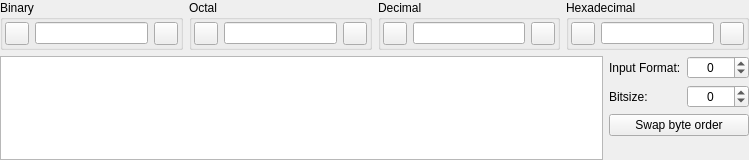
<?xml version="1.0" encoding="UTF-8"?>
<ui version="4.0">
 <class>NumbersWidget</class>
 <widget class="QWidget" name="NumbersWidget">
  <property name="geometry">
   <rect>
    <x>0</x>
    <y>0</y>
    <width>749</width>
    <height>160</height>
   </rect>
  </property>
  <property name="windowTitle">
   <string>Numbers Formats</string>
  </property>
  <layout class="QGridLayout" name="gridLayout_2">
   <property name="leftMargin">
    <number>0</number>
   </property>
   <property name="topMargin">
    <number>0</number>
   </property>
   <property name="rightMargin">
    <number>0</number>
   </property>
   <property name="bottomMargin">
    <number>0</number>
   </property>
   <item row="0" column="0" colspan="2">
    <layout class="QHBoxLayout" name="horizontalLayout_6">
     <item>
      <widget class="QGroupBox" name="binaryGroup">
       <property name="title">
        <string>Binary</string>
       </property>
       <layout class="QHBoxLayout" name="horizontalLayout_2">
        <property name="leftMargin">
         <number>2</number>
        </property>
        <property name="topMargin">
         <number>2</number>
        </property>
        <property name="rightMargin">
         <number>2</number>
        </property>
        <property name="bottomMargin">
         <number>2</number>
        </property>
        <item>
         <widget class="QToolButton" name="binInButton">
          <property name="toolTip">
           <string>Press to import the selected binary number</string>
          </property>
         </widget>
        </item>
        <item>
         <widget class="QLineEdit" name="binEdit">
          <property name="toolTip">
           <string>Enter the binary number</string>
          </property>
          <property name="maxLength">
           <number>64</number>
          </property>
         </widget>
        </item>
        <item>
         <widget class="QToolButton" name="binOutButton">
          <property name="toolTip">
           <string>Press to send the binary number to the current editor</string>
          </property>
         </widget>
        </item>
       </layout>
      </widget>
     </item>
     <item>
      <widget class="QGroupBox" name="octalGroup">
       <property name="title">
        <string>Octal</string>
       </property>
       <layout class="QHBoxLayout" name="horizontalLayout_3">
        <property name="leftMargin">
         <number>2</number>
        </property>
        <property name="topMargin">
         <number>2</number>
        </property>
        <property name="rightMargin">
         <number>2</number>
        </property>
        <property name="bottomMargin">
         <number>2</number>
        </property>
        <item>
         <widget class="QToolButton" name="octInButton">
          <property name="toolTip">
           <string>Press to import the selected octal number</string>
          </property>
         </widget>
        </item>
        <item>
         <widget class="QLineEdit" name="octEdit">
          <property name="toolTip">
           <string>Enter the octal number</string>
          </property>
          <property name="maxLength">
           <number>24</number>
          </property>
         </widget>
        </item>
        <item>
         <widget class="QToolButton" name="octOutButton">
          <property name="toolTip">
           <string>Press to send the octal number to the current editor</string>
          </property>
         </widget>
        </item>
       </layout>
      </widget>
     </item>
     <item>
      <widget class="QGroupBox" name="decimalGroup">
       <property name="title">
        <string>Decimal</string>
       </property>
       <layout class="QHBoxLayout" name="horizontalLayout_4">
        <property name="leftMargin">
         <number>2</number>
        </property>
        <property name="topMargin">
         <number>2</number>
        </property>
        <property name="rightMargin">
         <number>2</number>
        </property>
        <property name="bottomMargin">
         <number>2</number>
        </property>
        <item>
         <widget class="QToolButton" name="decInButton">
          <property name="toolTip">
           <string>Press to import the selected decimal number</string>
          </property>
         </widget>
        </item>
        <item>
         <widget class="QLineEdit" name="decEdit">
          <property name="toolTip">
           <string>Enter the decimal number</string>
          </property>
          <property name="maxLength">
           <number>22</number>
          </property>
         </widget>
        </item>
        <item>
         <widget class="QToolButton" name="decOutButton">
          <property name="toolTip">
           <string>Press to send the decimal number to the current editor</string>
          </property>
         </widget>
        </item>
       </layout>
      </widget>
     </item>
     <item>
      <widget class="QGroupBox" name="hexGroup">
       <property name="title">
        <string>Hexadecimal</string>
       </property>
       <layout class="QHBoxLayout" name="horizontalLayout_5">
        <property name="leftMargin">
         <number>2</number>
        </property>
        <property name="topMargin">
         <number>2</number>
        </property>
        <property name="rightMargin">
         <number>2</number>
        </property>
        <property name="bottomMargin">
         <number>2</number>
        </property>
        <item>
         <widget class="QToolButton" name="hexInButton">
          <property name="toolTip">
           <string>Press to import the selected hex number</string>
          </property>
         </widget>
        </item>
        <item>
         <widget class="QLineEdit" name="hexEdit">
          <property name="toolTip">
           <string>Enter the hex number</string>
          </property>
          <property name="maxLength">
           <number>16</number>
          </property>
         </widget>
        </item>
        <item>
         <widget class="QToolButton" name="hexOutButton">
          <property name="toolTip">
           <string>Press to send the hex number to the current editor</string>
          </property>
         </widget>
        </item>
       </layout>
      </widget>
     </item>
    </layout>
   </item>
   <item row="1" column="0">
    <widget class="QTableView" name="binTable">
     <property name="editTriggers">
      <set>QAbstractItemView::AllEditTriggers</set>
     </property>
     <property name="tabKeyNavigation">
      <bool>false</bool>
     </property>
     <property name="showDropIndicator" stdset="0">
      <bool>false</bool>
     </property>
     <property name="dragDropOverwriteMode">
      <bool>false</bool>
     </property>
     <property name="verticalScrollMode">
      <enum>QAbstractItemView::ScrollPerPixel</enum>
     </property>
     <property name="horizontalScrollMode">
      <enum>QAbstractItemView::ScrollPerPixel</enum>
     </property>
     <property name="showGrid">
      <bool>false</bool>
     </property>
     <property name="cornerButtonEnabled">
      <bool>false</bool>
     </property>
     <attribute name="verticalHeaderVisible">
      <bool>false</bool>
     </attribute>
    </widget>
   </item>
   <item row="1" column="1">
    <layout class="QGridLayout" name="gridLayout">
     <item row="0" column="0">
      <widget class="QLabel" name="label">
       <property name="text">
        <string>Input Format:</string>
       </property>
      </widget>
     </item>
     <item row="0" column="1">
      <widget class="E5TextSpinBox" name="formatBox">
       <property name="toolTip">
        <string>Select the input format</string>
       </property>
       <property name="wrapping">
        <bool>true</bool>
       </property>
       <property name="alignment">
        <set>Qt::AlignCenter</set>
       </property>
      </widget>
     </item>
     <item row="1" column="0">
      <widget class="QLabel" name="label_2">
       <property name="text">
        <string>Bitsize:</string>
       </property>
      </widget>
     </item>
     <item row="1" column="1">
      <widget class="E5TextSpinBox" name="sizeBox">
       <property name="toolTip">
        <string>Select the bit size</string>
       </property>
       <property name="wrapping">
        <bool>true</bool>
       </property>
       <property name="alignment">
        <set>Qt::AlignCenter</set>
       </property>
      </widget>
     </item>
     <item row="2" column="0" colspan="2">
      <widget class="QPushButton" name="byteOrderButton">
       <property name="toolTip">
        <string>Press to swap the current byte order</string>
       </property>
       <property name="text">
        <string>Swap byte order</string>
       </property>
      </widget>
     </item>
     <item row="3" column="1">
      <spacer name="verticalSpacer">
       <property name="orientation">
        <enum>Qt::Vertical</enum>
       </property>
       <property name="sizeHint" stdset="0">
        <size>
         <width>62</width>
         <height>13</height>
        </size>
       </property>
      </spacer>
     </item>
    </layout>
   </item>
  </layout>
 </widget>
 <customwidgets>
  <customwidget>
   <class>E5TextSpinBox</class>
   <extends>QSpinBox</extends>
   <header>E5Gui/E5TextSpinBox.h</header>
  </customwidget>
 </customwidgets>
 <tabstops>
  <tabstop>binInButton</tabstop>
  <tabstop>binEdit</tabstop>
  <tabstop>binOutButton</tabstop>
  <tabstop>octInButton</tabstop>
  <tabstop>octEdit</tabstop>
  <tabstop>octOutButton</tabstop>
  <tabstop>decInButton</tabstop>
  <tabstop>decEdit</tabstop>
  <tabstop>decOutButton</tabstop>
  <tabstop>hexInButton</tabstop>
  <tabstop>hexEdit</tabstop>
  <tabstop>hexOutButton</tabstop>
  <tabstop>binTable</tabstop>
  <tabstop>formatBox</tabstop>
  <tabstop>sizeBox</tabstop>
  <tabstop>byteOrderButton</tabstop>
 </tabstops>
 <resources/>
 <connections/>
</ui>
